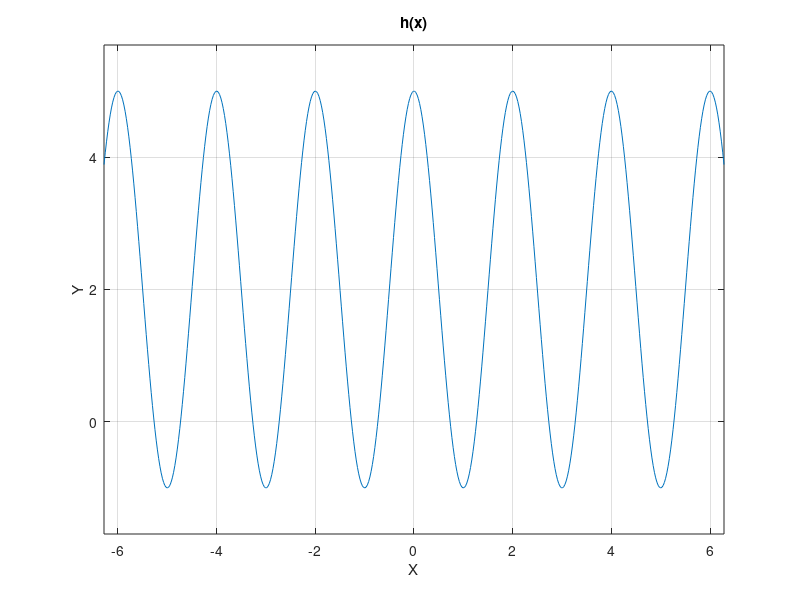

MATLAB code to generate this figure: (Note: this script raises an error after producing the figure.)
%1.1
a = 2 .^ 5, b = sqrt(7)

%1.2
a = exp(2), b = 2 .^ (1/3), c = (-8) .^ (1/3)

%1.3
 a = cosd(60), b = tan(pi / 4)
 
 %1.4
 a = log10(1000), b = log(1000), c = log2(1000)
 
 %1.5
 a = abs(-5), b = factorial(9)
 
 %1.6
 3.5603e4 + 2.0034e3
 
 %1.7
 x = [6 2 0 5], y = [6 2 0 5]'
 
 %1.8
 w = [0:0.1:10]
 
 %1.9
 z = zeros(1, 20)
 
 %1.10
 u = ones(20, 1)
 
 %1.11
 A = [1 7; -4 3]
 
 %1.12
 B = [0 1 2; 3 -3 1; -1 0 3; 2 1 -1]
 
 %1.13
 a = 1 + 2 / 3 - 4 * 5 % -18,3333
 
 %1.14
 x = 30, b = sin(x) * cos(x) % x = 30, b = -0,1524
 
 %1.15
 y = 100, c = sqrt(y) - log(y) % y = 100, c = 5.3948
 
 %1.16
 z = 0.0001, d = abs(log10(z)) % z = 1.0000e-04, d = 4
 
 %1.17
 w = pi/2, e = exp(cos(w)) % w = 1.5708, e = 1
 
 %1.18
 A = [1 2 3; 4 5 6], [m, n] = size(A) % m = 2, n = 3
 
 %1.19
 a = log(5)
 
 %1.20
 y = 1 + exp(3)
 
 %1.21
 t = cos(3.1416)
 
 %1.22
 x = 16, y = sqrt(x)
 
 %1.23 - nao fiz
 
 %1.24
 f = @(x) x .^ 2 + x - 4;
 ezplot(f)
 grid on
 xlabel('X')
 ylabel('Y')
 title('f(x)')
 
 %1.25
 g = @(x) exp(-x) - 1;
 ezplot(g);
 grid on
 xlabel('X')
 ylabel('Y')
 title('g(x)')
 
 %1.26
 h = @(x) 2 + 3*cos(pi * x);
 ezplot(h);
 grid on
 xlabel('X')
 ylabel('Y')
 title('h(x)')
 
 %1.27
 i = @(x) (x + 1) / (x - 1)
 ezplot(i);
 grid on
 xlabel('X')
 ylabel('Y')
 title('i(x)')
 
 %1.28
 
 